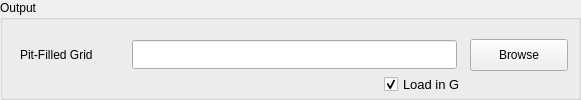
  <widget class="QGroupBox" name="groupBoxOutput">
   <property name="geometry">
    <rect>
     <x>16</x>
     <y>121</y>
     <width>581</width>
     <height>100</height>
    </rect>
   </property>
   <property name="title">
    <string>Output</string>
   </property>
   <widget class="QCheckBox" name="showPF_DFrame">
    <property name="geometry">
     <rect>
      <x>384</x>
      <y>74</y>
      <width>75</width>
      <height>21</height>
     </rect>
    </property>
    <property name="font">
     <font>
      <pointsize>10</pointsize>
      <weight>50</weight>
      <italic>false</italic>
      <bold>false</bold>
      <underline>false</underline>
      <strikeout>false</strikeout>
     </font>
    </property>
    <property name="text">
     <string>Load in GIS</string>
    </property>
    <property name="checked">
     <bool>true</bool>
    </property>
   </widget>
   <widget class="QLineEdit" name="lineEditFillPits">
    <property name="geometry">
     <rect>
      <x>132</x>
      <y>40</y>
      <width>325</width>
      <height>29</height>
     </rect>
    </property>
    <property name="font">
     <font>
      <pointsize>14</pointsize>
      <weight>75</weight>
      <bold>true</bold>
     </font>
    </property>
   </widget>
   <widget class="QPushButton" name="pushButtonFillPits">
    <property name="geometry">
     <rect>
      <x>470</x>
      <y>39</y>
      <width>98</width>
      <height>32</height>
     </rect>
    </property>
    <property name="text">
     <string>Browse</string>
    </property>
    <property name="autoDefault">
     <bool>false</bool>
    </property>
   </widget>
   <widget class="QLabel" name="textLabel1_2">
    <property name="geometry">
     <rect>
      <x>20</x>
      <y>39</y>
      <width>90</width>
      <height>31</height>
     </rect>
    </property>
    <property name="text">
     <string>Pit-Filled Grid</string>
    </property>
   </widget>
  </widget>
